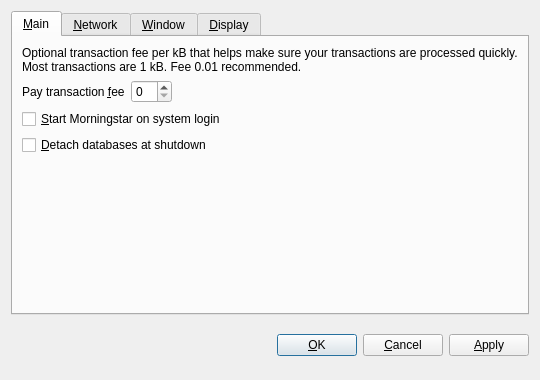
<?xml version="1.0" encoding="UTF-8"?>
<ui version="4.0">
 <class>OptionsDialog</class>
 <widget class="QDialog" name="OptionsDialog">
  <property name="geometry">
   <rect>
    <x>0</x>
    <y>0</y>
    <width>540</width>
    <height>380</height>
   </rect>
  </property>
  <property name="windowTitle">
   <string>Options</string>
  </property>
  <property name="modal">
   <bool>true</bool>
  </property>
  <layout class="QVBoxLayout" name="verticalLayout">
   <item>
    <widget class="QTabWidget" name="tabWidget">
     <property name="tabPosition">
      <enum>QTabWidget::North</enum>
     </property>
     <property name="currentIndex">
      <number>0</number>
     </property>
     <widget class="QWidget" name="tabMain">
      <attribute name="title">
       <string>&amp;Main</string>
      </attribute>
      <layout class="QVBoxLayout" name="verticalLayout_Main">
       <item>
        <widget class="QLabel" name="transactionFeeInfoLabel">
         <property name="text">
          <string>Optional transaction fee per kB that helps make sure your transactions are processed quickly. Most transactions are 1 kB. Fee 0.01 recommended.</string>
         </property>
         <property name="textFormat">
          <enum>Qt::PlainText</enum>
         </property>
         <property name="wordWrap">
          <bool>true</bool>
         </property>
        </widget>
       </item>
       <item>
        <layout class="QHBoxLayout" name="horizontalLayout_Main">
         <item>
          <widget class="QLabel" name="transactionFeeLabel">
           <property name="text">
            <string>Pay transaction &amp;fee</string>
           </property>
           <property name="textFormat">
            <enum>Qt::PlainText</enum>
           </property>
           <property name="buddy">
            <cstring>transactionFee</cstring>
           </property>
          </widget>
         </item>
         <item>
          <widget class="BitcoinAmountField" name="transactionFee"/>
         </item>
         <item>
          <spacer name="horizontalSpacer_Main">
           <property name="orientation">
            <enum>Qt::Horizontal</enum>
           </property>
           <property name="sizeHint" stdset="0">
            <size>
             <width>40</width>
             <height>20</height>
            </size>
           </property>
          </spacer>
         </item>
        </layout>
       </item>
       <item>
        <widget class="QCheckBox" name="bitcoinAtStartup">
         <property name="toolTip">
          <string>Automatically start Morningstar after logging in to the system.</string>
         </property>
         <property name="text">
          <string>&amp;Start Morningstar on system login</string>
         </property>
        </widget>
       </item>
       <item>
        <widget class="QCheckBox" name="detachDatabases">
         <property name="toolTip">
          <string>Detach block and address databases at shutdown. This means they can be moved to another data directory, but it slows down shutdown. The wallet is always detached.</string>
         </property>
         <property name="text">
          <string>&amp;Detach databases at shutdown</string>
         </property>
        </widget>
       </item>
       <item>
        <spacer name="verticalSpacer_Main">
         <property name="orientation">
          <enum>Qt::Vertical</enum>
         </property>
         <property name="sizeHint" stdset="0">
          <size>
           <width>20</width>
           <height>40</height>
          </size>
         </property>
        </spacer>
       </item>
      </layout>
     </widget>
     <widget class="QWidget" name="tabNetwork">
      <attribute name="title">
       <string>&amp;Network</string>
      </attribute>
      <layout class="QVBoxLayout" name="verticalLayout_Network">
       <item>
        <widget class="QCheckBox" name="mapPortUpnp">
         <property name="toolTip">
          <string>Automatically open the Morningstar client port on the router. This only works when your router supports UPnP and it is enabled.</string>
         </property>
         <property name="text">
          <string>Map port using &amp;UPnP</string>
         </property>
        </widget>
       </item>
       <item>
        <widget class="QCheckBox" name="connectSocks">
         <property name="toolTip">
          <string>Connect to the Morningstar network through a SOCKS proxy (e.g. when connecting through Tor).</string>
         </property>
         <property name="text">
          <string>&amp;Connect through SOCKS proxy:</string>
         </property>
        </widget>
       </item>
       <item>
        <layout class="QHBoxLayout" name="horizontalLayout_Network">
         <item>
          <widget class="QLabel" name="proxyIpLabel">
           <property name="text">
            <string>Proxy &amp;IP:</string>
           </property>
           <property name="textFormat">
            <enum>Qt::PlainText</enum>
           </property>
           <property name="buddy">
            <cstring>proxyIp</cstring>
           </property>
          </widget>
         </item>
         <item>
          <widget class="QValidatedLineEdit" name="proxyIp">
           <property name="maximumSize">
            <size>
             <width>140</width>
             <height>16777215</height>
            </size>
           </property>
           <property name="toolTip">
            <string>IP address of the proxy (e.g. 127.0.0.1)</string>
           </property>
          </widget>
         </item>
         <item>
          <widget class="QLabel" name="proxyPortLabel">
           <property name="text">
            <string>&amp;Port:</string>
           </property>
           <property name="textFormat">
            <enum>Qt::PlainText</enum>
           </property>
           <property name="buddy">
            <cstring>proxyPort</cstring>
           </property>
          </widget>
         </item>
         <item>
          <widget class="QLineEdit" name="proxyPort">
           <property name="maximumSize">
            <size>
             <width>55</width>
             <height>16777215</height>
            </size>
           </property>
           <property name="toolTip">
            <string>Port of the proxy (e.g. 9050)</string>
           </property>
          </widget>
         </item>
         <item>
          <widget class="QLabel" name="socksVersionLabel">
           <property name="text">
            <string>SOCKS &amp;Version:</string>
           </property>
           <property name="textFormat">
            <enum>Qt::PlainText</enum>
           </property>
           <property name="buddy">
            <cstring>socksVersion</cstring>
           </property>
          </widget>
         </item>
         <item>
          <widget class="QValueComboBox" name="socksVersion">
           <property name="toolTip">
            <string>SOCKS version of the proxy (e.g. 5)</string>
           </property>
          </widget>
         </item>
         <item>
          <spacer name="horizontalSpacer_Network">
           <property name="orientation">
            <enum>Qt::Horizontal</enum>
           </property>
           <property name="sizeHint" stdset="0">
            <size>
             <width>40</width>
             <height>20</height>
            </size>
           </property>
          </spacer>
         </item>
        </layout>
       </item>
       <item>
        <spacer name="verticalSpacer_Network">
         <property name="orientation">
          <enum>Qt::Vertical</enum>
         </property>
         <property name="sizeHint" stdset="0">
          <size>
           <width>20</width>
           <height>40</height>
          </size>
         </property>
        </spacer>
       </item>
      </layout>
     </widget>
     <widget class="QWidget" name="tabWindow">
      <attribute name="title">
       <string>&amp;Window</string>
      </attribute>
      <layout class="QVBoxLayout" name="verticalLayout_Window">
       <item>
        <widget class="QCheckBox" name="minimizeToTray">
         <property name="toolTip">
          <string>Show only a tray icon after minimizing the window.</string>
         </property>
         <property name="text">
          <string>&amp;Minimize to the tray instead of the taskbar</string>
         </property>
        </widget>
       </item>
       <item>
        <widget class="QCheckBox" name="minimizeOnClose">
         <property name="toolTip">
          <string>Minimize instead of exit the application when the window is closed. When this option is enabled, the application will be closed only after selecting Quit in the menu.</string>
         </property>
         <property name="text">
          <string>M&amp;inimize on close</string>
         </property>
        </widget>
       </item>
       <item>
        <spacer name="verticalSpacer_Window">
         <property name="orientation">
          <enum>Qt::Vertical</enum>
         </property>
         <property name="sizeHint" stdset="0">
          <size>
           <width>20</width>
           <height>40</height>
          </size>
         </property>
        </spacer>
       </item>
      </layout>
     </widget>
     <widget class="QWidget" name="tabDisplay">
      <attribute name="title">
       <string>&amp;Display</string>
      </attribute>
      <layout class="QVBoxLayout" name="verticalLayout_Display">
       <item>
        <layout class="QHBoxLayout" name="horizontalLayout_1_Display">
         <item>
          <widget class="QLabel" name="langLabel">
           <property name="text">
            <string>User Interface &amp;language:</string>
           </property>
           <property name="textFormat">
            <enum>Qt::PlainText</enum>
           </property>
           <property name="buddy">
            <cstring>lang</cstring>
           </property>
          </widget>
         </item>
         <item>
          <widget class="QValueComboBox" name="lang">
           <property name="toolTip">
            <string>The user interface language can be set here. This setting will take effect after restarting Morningstar.</string>
           </property>
          </widget>
         </item>
        </layout>
       </item>
       <item>
        <layout class="QHBoxLayout" name="horizontalLayout_2_Display">
         <item>
          <widget class="QLabel" name="unitLabel">
           <property name="text">
            <string>&amp;Unit to show amounts in:</string>
           </property>
           <property name="textFormat">
            <enum>Qt::PlainText</enum>
           </property>
           <property name="buddy">
            <cstring>unit</cstring>
           </property>
          </widget>
         </item>
         <item>
          <widget class="QValueComboBox" name="unit">
           <property name="toolTip">
            <string>Choose the default subdivision unit to show in the interface and when sending coins.</string>
           </property>
          </widget>
         </item>
        </layout>
       </item>
       <item>
        <widget class="QCheckBox" name="displayAddresses">
         <property name="toolTip">
          <string>Whether to show Morningstar addresses in the transaction list or not.</string>
         </property>
         <property name="text">
          <string>&amp;Display addresses in transaction list</string>
         </property>
        </widget>
       </item>
       <item>
        <widget class="QCheckBox" name="coinControlFeatures">
         <property name="toolTip">
          <string>Whether to show coin control features or not.</string>
         </property>
         <property name="text">
          <string>Display coin &amp;control features (experts only!)</string>
         </property>
        </widget>
       </item>
       <item>
        <spacer name="verticalSpacer_Display">
         <property name="orientation">
          <enum>Qt::Vertical</enum>
         </property>
         <property name="sizeHint" stdset="0">
          <size>
           <width>20</width>
           <height>40</height>
          </size>
         </property>
        </spacer>
       </item>
      </layout>
     </widget>
    </widget>
   </item>
   <item>
    <layout class="QHBoxLayout" name="horizontalLayout_Buttons">
     <item>
      <spacer name="horizontalSpacer_1">
       <property name="orientation">
        <enum>Qt::Horizontal</enum>
       </property>
       <property name="sizeHint" stdset="0">
        <size>
         <width>40</width>
         <height>48</height>
        </size>
       </property>
      </spacer>
     </item>
     <item>
      <widget class="QLabel" name="statusLabel">
       <property name="font">
        <font>
         <weight>75</weight>
         <bold>true</bold>
        </font>
       </property>
       <property name="text">
        <string/>
       </property>
       <property name="textFormat">
        <enum>Qt::PlainText</enum>
       </property>
       <property name="wordWrap">
        <bool>true</bool>
       </property>
      </widget>
     </item>
     <item>
      <spacer name="horizontalSpacer_2">
       <property name="orientation">
        <enum>Qt::Horizontal</enum>
       </property>
       <property name="sizeHint" stdset="0">
        <size>
         <width>40</width>
         <height>48</height>
        </size>
       </property>
      </spacer>
     </item>
     <item>
      <widget class="QPushButton" name="okButton">
       <property name="text">
        <string>&amp;OK</string>
       </property>
      </widget>
     </item>
     <item>
      <widget class="QPushButton" name="cancelButton">
       <property name="text">
        <string>&amp;Cancel</string>
       </property>
       <property name="autoDefault">
        <bool>false</bool>
       </property>
      </widget>
     </item>
     <item>
      <widget class="QPushButton" name="applyButton">
       <property name="text">
        <string>&amp;Apply</string>
       </property>
       <property name="autoDefault">
        <bool>false</bool>
       </property>
      </widget>
     </item>
    </layout>
   </item>
  </layout>
 </widget>
 <customwidgets>
  <customwidget>
   <class>BitcoinAmountField</class>
   <extends>QSpinBox</extends>
   <header>bitcoinamountfield.h</header>
  </customwidget>
  <customwidget>
   <class>QValueComboBox</class>
   <extends>QComboBox</extends>
   <header>qvaluecombobox.h</header>
  </customwidget>
  <customwidget>
   <class>QValidatedLineEdit</class>
   <extends>QLineEdit</extends>
   <header>qvalidatedlineedit.h</header>
  </customwidget>
 </customwidgets>
 <resources/>
 <connections/>
</ui>
